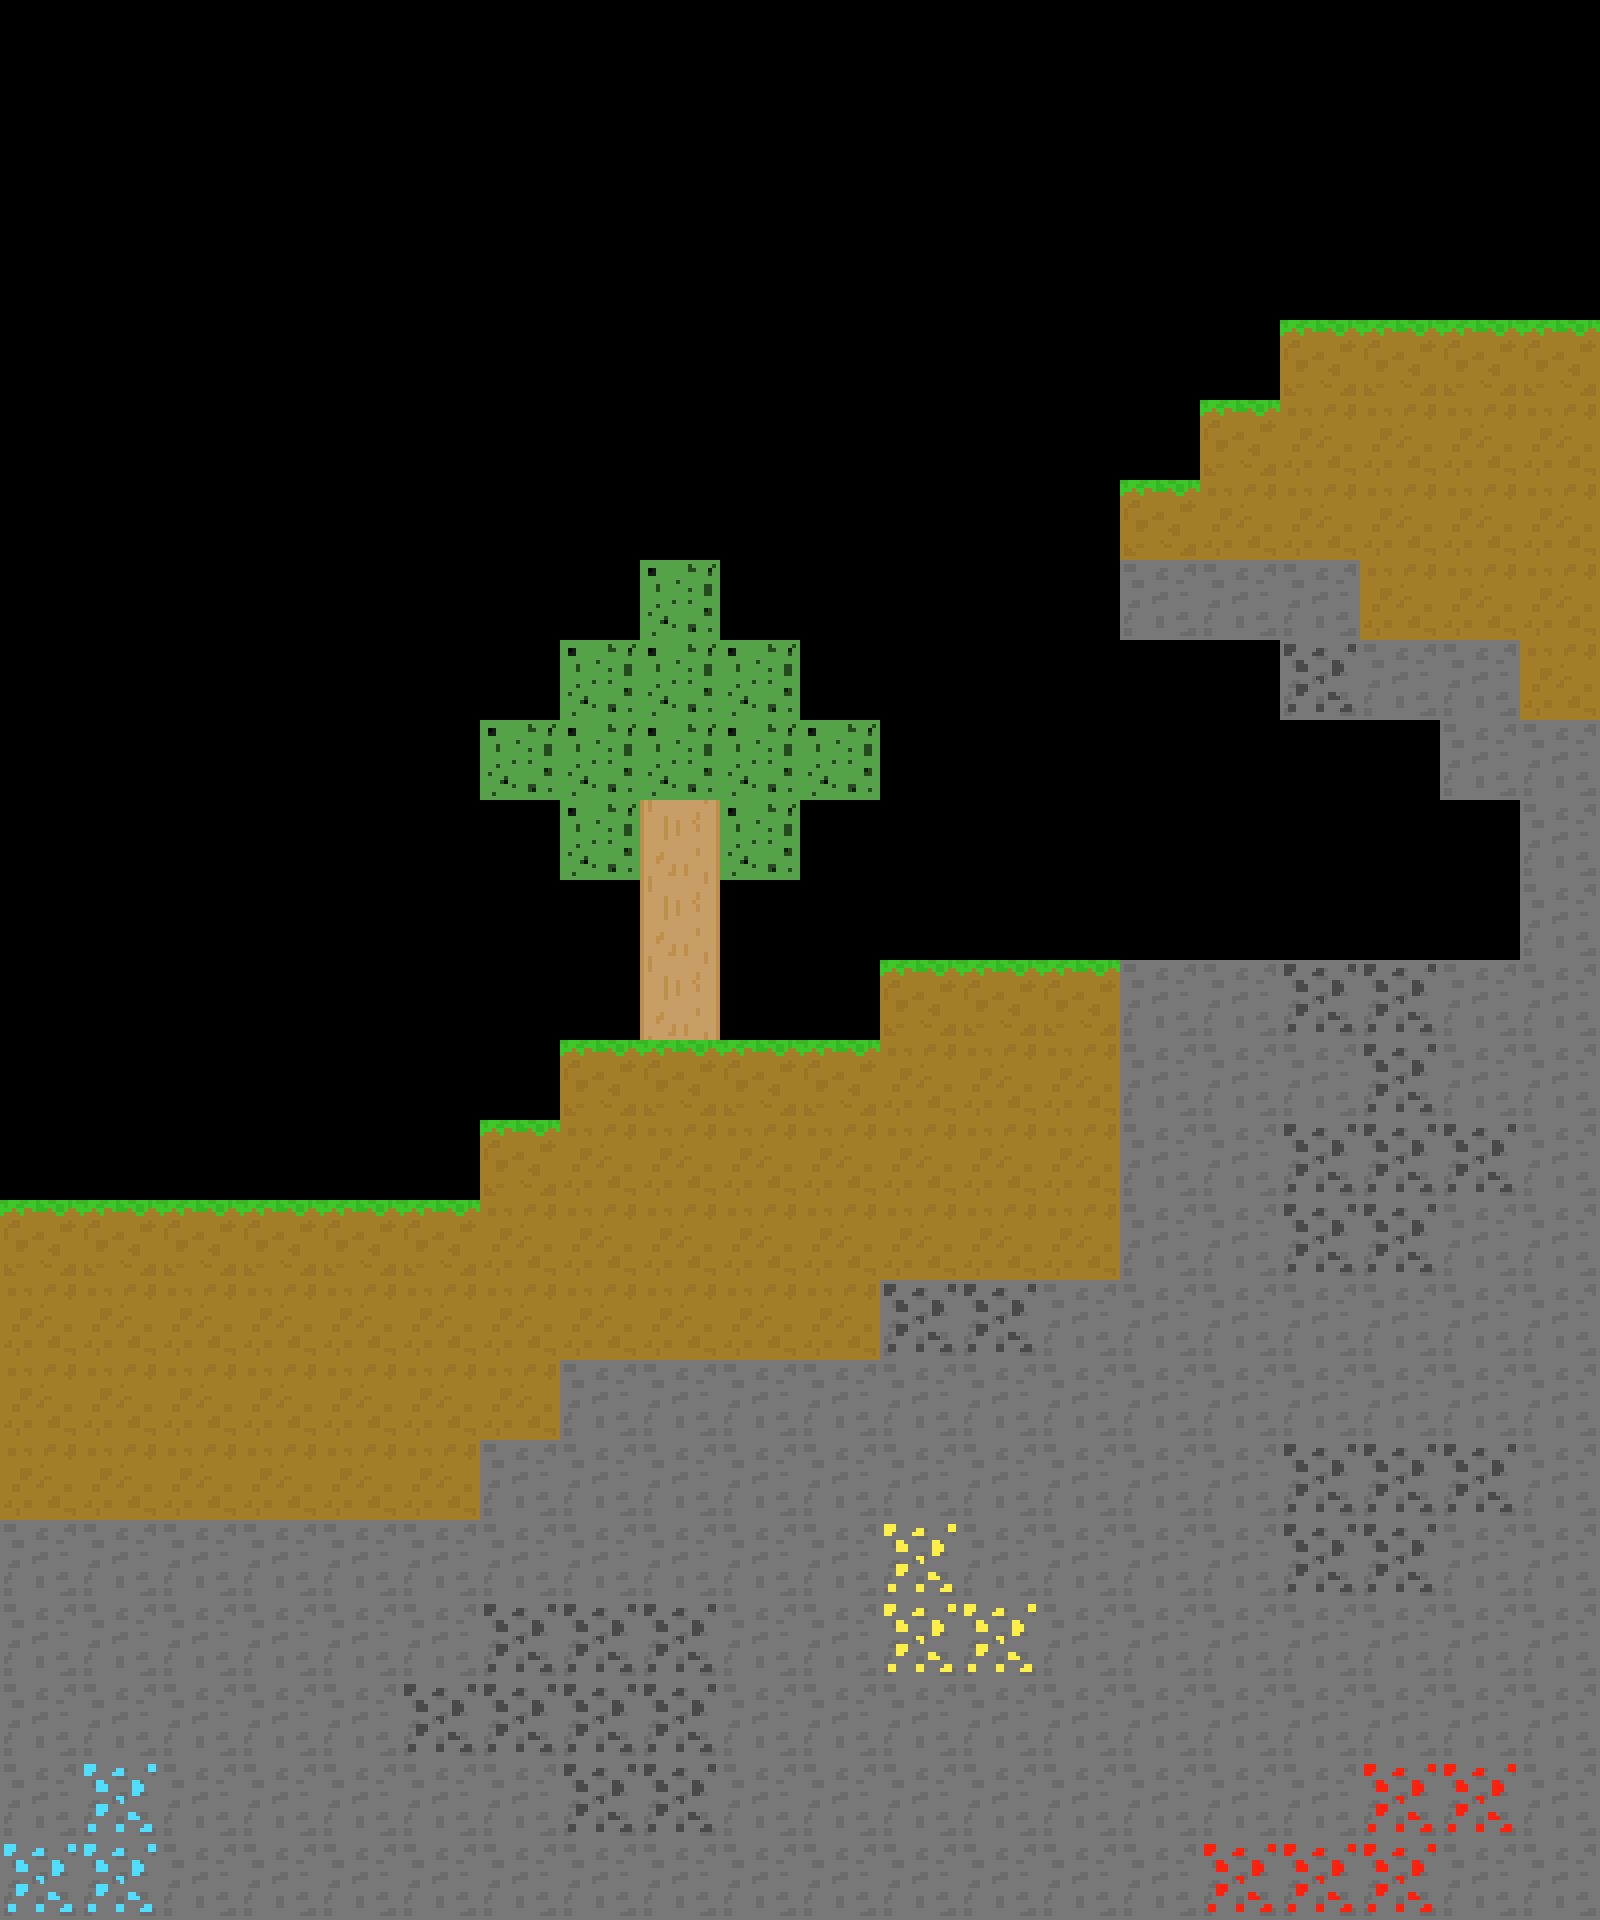

Below is a game level as drawn by its tile map, then a one-line description and the .tmx file that defines it, in full:
An orthogonal 20x24 tile map with 80x80 px tiles, 2 tile layers (ground, background).

<map version="1.2" tiledversion="1.3.2" orientation="orthogonal" renderorder="right-down" compressionlevel="0" width="20" height="24" tilewidth="80" tileheight="80" infinite="0" nextlayerid="3" nextobjectid="1">
 <tileset firstgid="1" name="spritesheet" tilewidth="80" tileheight="80" tilecount="18" columns="6">
  <image source="../tiles/spritesheet.png" width="480" height="240" />
  <tile id="0">
   <properties>
    <property name="collides" type="bool" value="true" />
   </properties>
  </tile>
  <tile id="1">
   <properties>
    <property name="collides" type="bool" value="true" />
   </properties>
  </tile>
  <tile id="2">
   <properties>
    <property name="collides" type="bool" value="true" />
   </properties>
  </tile>
  <tile id="4">
   <properties>
    <property name="collides" type="bool" value="true" />
   </properties>
  </tile>
  <tile id="9">
   <properties>
    <property name="collides" type="bool" value="true" />
   </properties>
  </tile>
  <tile id="10">
   <properties>
    <property name="collides" type="bool" value="true" />
   </properties>
  </tile>
  <tile id="11">
   <properties>
    <property name="collides" type="bool" value="true" />
   </properties>
  </tile>
  <tile id="12">
   <properties>
    <property name="collides" type="bool" value="true" />
   </properties>
  </tile>
  <tile id="13">
   <properties>
    <property name="collides" type="bool" value="true" />
   </properties>
  </tile>
 </tileset>
 <layer id="1" name="ground" width="20" height="24">
  <data encoding="csv">
0,0,0,0,0,0,0,0,0,0,0,0,0,0,0,0,0,0,0,0,
0,0,0,0,0,0,0,0,0,0,0,0,0,0,0,0,0,0,0,0,
0,0,0,0,0,0,0,0,0,0,0,0,0,0,0,0,0,0,0,0,
0,0,0,0,0,0,0,0,0,0,0,0,0,0,0,0,0,0,0,0,
0,0,0,0,0,0,0,0,0,0,0,0,0,0,0,0,1,1,1,1,
0,0,0,0,0,0,0,0,0,0,0,0,0,0,0,1,2,2,2,2,
0,0,0,0,0,0,0,0,0,0,0,0,0,0,1,2,2,2,2,2,
0,0,0,0,0,0,0,0,0,0,0,0,0,0,3,3,3,2,2,2,
0,0,0,0,0,0,0,0,0,0,0,0,0,0,0,0,14,3,3,2,
0,0,0,0,0,0,0,0,0,0,0,0,0,0,0,0,0,0,3,3,
0,0,0,0,0,0,0,0,0,0,0,0,0,0,0,0,0,0,0,3,
0,0,0,0,0,0,0,0,0,0,0,0,0,0,0,0,0,0,0,3,
0,0,0,0,0,0,0,0,0,0,0,1,1,1,3,3,14,14,3,3,
0,0,0,0,0,0,0,1,1,1,1,2,2,2,3,3,3,14,3,3,
0,0,0,0,0,0,1,2,2,2,2,2,2,2,3,3,14,14,14,3,
1,1,1,1,1,1,2,2,2,2,2,2,2,2,3,3,14,14,3,3,
2,2,2,2,2,2,2,2,2,2,2,14,14,3,3,3,3,3,3,3,
2,2,2,2,2,2,2,3,3,3,3,3,3,3,3,3,3,3,3,3,
2,2,2,2,2,2,3,3,3,3,3,3,3,3,3,3,14,14,14,3,
3,3,3,3,3,3,3,3,3,3,3,10,3,3,3,3,14,14,3,3,
3,3,3,3,3,3,14,14,14,3,3,10,10,3,3,3,3,3,3,3,
3,3,3,3,3,14,14,14,14,3,3,3,3,3,3,3,3,3,3,3,
3,11,3,3,3,3,3,14,14,3,3,3,3,3,3,3,3,12,12,3,
11,11,3,3,3,3,3,3,3,3,3,3,3,3,3,12,12,12,3,3
</data>
 </layer>
 <layer id="2" name="background" width="20" height="24">
  <data encoding="csv">
0,0,0,0,0,0,0,0,0,0,0,0,0,0,0,0,0,0,0,0,
0,0,0,0,0,0,0,0,0,0,0,0,0,0,0,0,0,0,0,0,
0,0,0,0,0,0,0,0,0,0,0,0,0,0,0,0,0,0,0,0,
0,0,0,0,0,0,0,0,0,0,0,0,0,0,0,0,0,0,0,0,
0,0,0,0,0,0,0,0,0,0,0,0,0,0,0,0,0,0,0,0,
0,0,0,0,0,0,0,0,0,0,0,0,0,0,0,0,0,0,0,0,
0,0,0,0,0,0,0,0,0,0,0,0,0,0,0,0,0,0,0,0,
0,0,0,0,0,0,0,0,7,0,0,0,0,0,0,0,0,0,0,0,
0,0,0,0,0,0,0,7,7,7,0,0,0,0,0,0,0,0,0,0,
0,0,0,0,0,0,7,7,7,7,7,0,0,0,0,0,0,0,0,0,
0,0,0,0,0,0,0,7,6,7,0,0,0,0,0,0,0,0,0,0,
0,0,0,0,0,0,0,0,6,0,0,0,0,0,0,0,0,0,0,0,
0,0,0,0,0,0,0,0,6,0,0,0,0,0,0,0,0,0,0,0,
0,0,0,0,0,0,0,0,0,0,0,0,0,0,0,0,0,0,0,0,
0,0,0,0,0,0,0,0,0,0,0,0,0,0,0,0,0,0,0,0,
0,0,0,0,0,0,0,0,0,0,0,0,0,0,0,0,0,0,0,0,
0,0,0,0,0,0,0,0,0,0,0,0,0,0,0,0,0,0,0,0,
0,0,0,0,0,0,0,0,0,0,0,0,0,0,0,0,0,0,0,0,
0,0,0,0,0,0,0,0,0,0,0,0,0,0,0,0,0,0,0,0,
0,0,0,0,0,0,0,0,0,0,0,0,0,0,0,0,0,0,0,0,
0,0,0,0,0,0,0,0,0,0,0,0,0,0,0,0,0,0,0,0,
0,0,0,0,0,0,0,0,0,0,0,0,0,0,0,0,0,0,0,0,
0,0,0,0,0,0,0,0,0,0,0,0,0,0,0,0,0,0,0,0,
0,0,0,0,0,0,0,0,0,0,0,0,0,0,0,0,0,0,0,0
</data>
 </layer>
</map>
